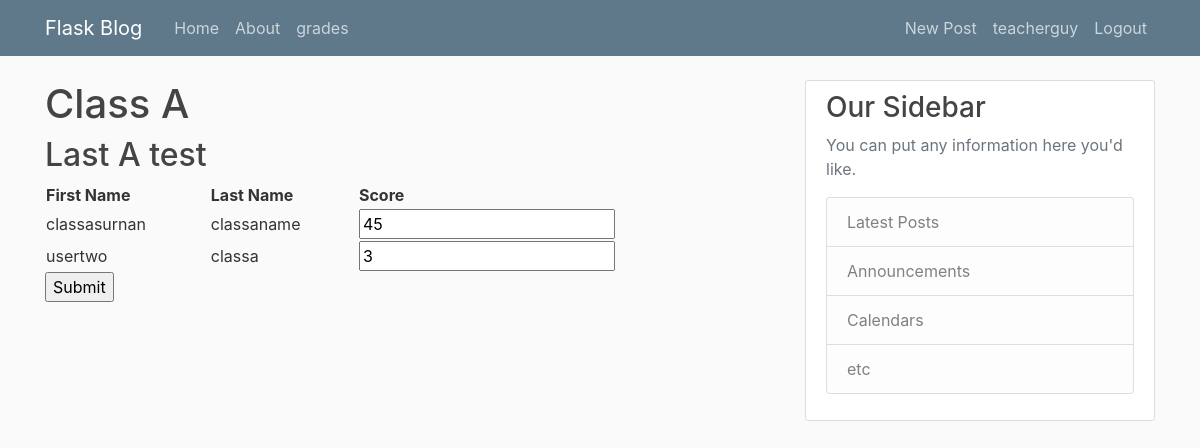
Page /grade/classA/Last A test  (signed in) on the committed database.
### flaskblog/models.py (models this page shows, shortened)
class User(db.Model, UserMixin):
    id = db.Column(db.Integer, primary_key=True)
    username = db.Column(db.String(20), unique=True, nullable=False)
    email = db.Column(db.String(120), unique=True, nullable=False)
    image_file = db.Column(db.String(20), nullable=False, default='default.jpg')
    password = db.Column(db.String(60), nullable=False)
    posts = db.relationship('Post', backref='author', lazy=True)
    first_name = db.Column(db.String(50), nullable=False)
    last_name = db.Column(db.String(50), nullable=False)
    access = db.Column(db.String(50), nullable=False)
    user_type = db.Column(db.String(50), nullable=False)

### flaskblog/routes.py (the view)
@app.route("/grade/<string:class_access>/<string:gradetitle>", methods=['GET'])
@login_required
def classAllGrades(class_access, gradetitle):
    if current_user.user_type != 'teacher':
        return redirect(url_for('home'))
    students = User.query.filter_by(access=class_access).all()
    student_ids = [s.id for s in students]
    grades = dict([(g.user_id, g.score) for g in Grade.query.filter_by(title=gradetitle).all()])
    newGradesList = [(s.id, s.first_name, s.last_name, 0 if s.id not in grades else grades[s.id]) for s in students]
    return render_template('grades.html', scores=newGradesList, class_value=class_access, class_name=STUDENT_CODE[class_access], gradetitle=gradetitle)

### flaskblog/models.py (called while the page is built)
@login_manager.user_loader
def load_user(user_id):
    return User.query.get(int(user_id))

### flaskblog/templates/grades.html (shortened to what this page needs)
{% extends "layout.html" %}
{% block content %}
<h1>{{ class_name }} </h1>
<form action="{{ url_for('updateScores') }}" method="post">
    {% if gradetitle != '' %}
    <h2>{{ gradetitle }} </h2>
    {% else %}
    <input id="gradetitle" placeholder='Reason' name="gradetitle" value='{{ gradetitle }}'>
    {% endif %}
<table style="width:100%">
    <tr>
      <th>First Name</th>
      <th>Last Name</th>
      <th>Score</th>
    </tr>
    {% for student_id, student_first, student_second, score in scores %}
    <tr>
      <td>{{ student_first }}</td>
      <td>{{ student_second }}</td>
      <td><input type="text" name="{{ student_id }}" id="{{ student_id }}" value="{{ score }}"></td>
    </tr>
    {% endfor %}
  </table>
  <input type="submit">
</form>
{% endblock content %}

### flaskblog/templates/layout.html (shortened to what this page needs)
<!DOCTYPE html>
<html>
<head>
    <link rel="stylesheet" href="https://maxcdn.bootstrapcdn.com/bootstrap/4.0.0/css/bootstrap.min.css">
    <link rel="stylesheet" type="text/css" href="{{ url_for('static', filename='main.css') }}">
</head>
<body>
    <header class="site-header">
      <nav class="navbar navbar-expand-md navbar-dark bg-steel fixed-top">
        <div class="container">
          <a class="navbar-brand mr-4" href="/">Flask Blog</a>
          <div class="collapse navbar-collapse" id="navbarToggle">
            <div class="navbar-nav mr-auto">
              <a class="nav-item nav-link" href="{{ url_for('home') }}">Home</a>
              <a class="nav-item nav-link" href="{{ url_for('about') }}">About</a>
              <a class="nav-item nav-link" href="{{ url_for('grade') }}">grades</a>
            </div>
            <div class="navbar-nav">
              {% if current_user.is_authenticated %}
                {% if current_user.user_type == 'teacher' %}
                  <a class="nav-item nav-link" href="{{ url_for('new_post') }}">New Post</a>
                {% endif %}
                <a class="nav-item nav-link" href="{{ url_for('account') }}"> {{ current_user.username }} </a>
                <a class="nav-item nav-link" href="{{ url_for('logout') }}">Logout</a>
              {% else %}
                <a class="nav-item nav-link" href="{{ url_for('login') }}">Login</a>
                <a class="nav-item nav-link" href="{{ url_for('register') }}">Register</a>
              {% endif %}
            </div>
          </div>
        </div>
      </nav>
    </header>
    <main role="main" class="container">
      <div class="row">
        <div class="col-md-8">
          {% block content %}{% endblock %}
        </div>
        <div class="col-md-4">
          <div class="content-section">
            <h3>Our Sidebar</h3>
            <p class='text-muted'>You can put any information here you'd like.
              <ul class="list-group">
                <li class="list-group-item list-group-item-light">Latest Posts</li>
                <li class="list-group-item list-group-item-light">Announcements</li>
                <li class="list-group-item list-group-item-light">Calendars</li>
                <li class="list-group-item list-group-item-light">etc</li>
              </ul>
            </p>
          </div>
        </div>
      </div>
    </main>
</body>
</html>

### flaskblog/static/main.css (style rules this page uses)
body { background: #fafafa; color: #333333; margin-top: 5rem; }
h1, h2, h3, h4, h5, h6 { color: #444444; }
.bg-steel { background-color: #5f788a; }
.site-header .navbar-nav .nav-link { color: #cbd5db; }
.content-section { background: #ffffff; padding: 10px 20px; border: 1px solid #dddddd; border-radius: 3px; margin-bottom: 20px; }

### rows in the picture
User: username "teacherguy"
User: first_name "classasurnan", last_name "classaname", score "45"
User: first_name "usertwo", last_name "classa", score "3"

### other values in the picture
{{ class_name }} "Class A"
{{ gradetitle }} "Last A test"
